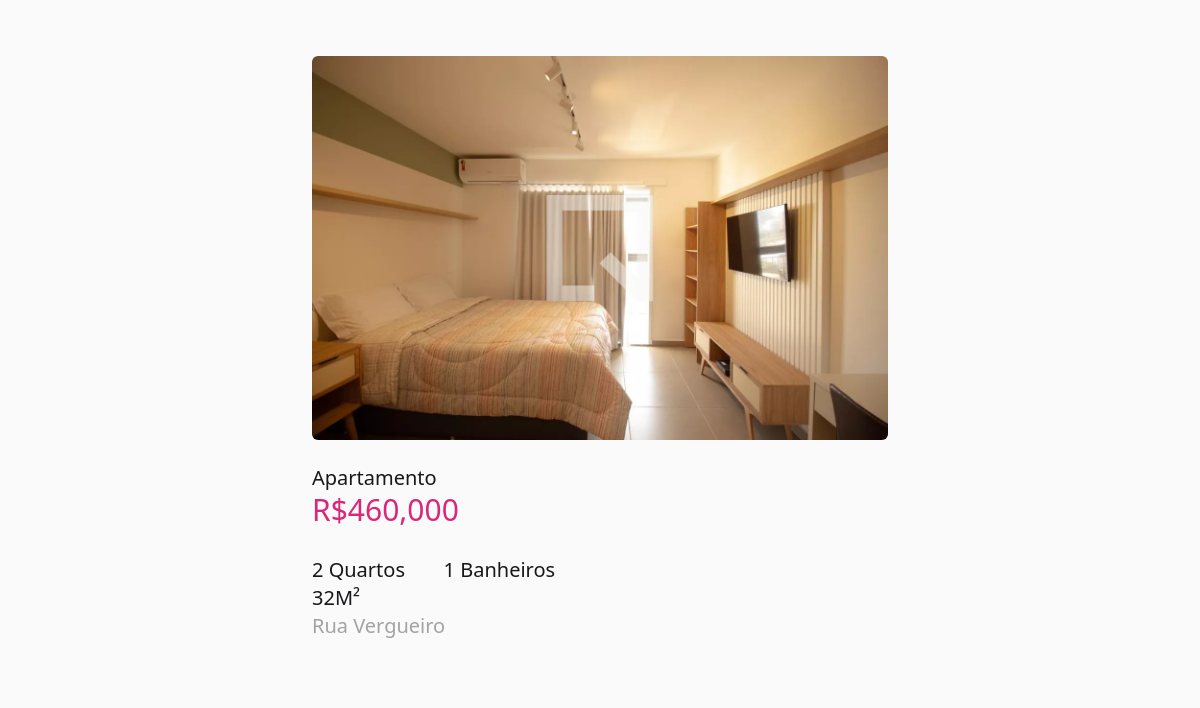
Page /3 on the committed database.
### app.py (models this page shows, shortened)
class Estate(db.Model):
    ownerId = db.Column(db.Integer)
    id = db.Column(db.Integer, primary_key=True)
    address = db.Column(db.String(100), nullable=False)
    price = db.Column(db.Integer, nullable=False)
    bedrooms = db.Column(db.Integer, nullable=False)
    bathrooms = db.Column(db.Integer, nullable=False)
    area = db.Column(db.Integer, nullable=False)
    type = db.Column(db.String(100), nullable=False)
    img_url = db.Column(db.String(100), nullable=True)

### app.py (the view)
@app.route("/<id>", methods=["GET"])
def show(id):
    try:
        imovel = Estate.query.get(id)
        imovel.price = "{:,}".format(imovel.price)
    except:
        return "erro ao encontrar imóvel"
    return render_template("singleEstate.html", estate=imovel)

### templates/singleEstate.html
{% extends 'base.html'%} {% block head %} <title>Hello</title> {%endblock%} {%
block body %}
<div class="flex items-center justify-center h-full m-4 bg-neutral-50">
  <div class="flex flex-col items-start justify-center p-6 m-4 text-xl rounded-lg  bg-neutral-50">
    <div class="flex justify-start w-full mb-6 ">
      {% if estate.img_url %}
      <img class="object-cover rounded-md estate-img max-h-96" src="{{ url_for('static', filename='images/' + estate.img_url) }}" alt="Estate Image">
      {% else %}
      <p>No Image Available</p>
      {% endif %}
    </div>
    <div class="flex flex-col items-start justify-start ">
      <p>{{estate.type}}</p>
      <h2 class="mb-3 text-3xl text-pink-600 text-">R${{ estate.price }}</h2>
    <div class="mt-4 columns-2 ">
      <p>{{estate.bedrooms}} Quartos</p>
      <p>{{estate.area}}M²</p>
      <p>{{estate.bathrooms}} Banheiros</p>
    </div>
    <p class="text-neutral-400">{{estate.address}}</p>
    </div>
</div>
{% endblock %}

### rows in the picture
Estate: img_url (picture), type "Apartamento", price "460,000", bedrooms "2", area "32", bathrooms "1", address "Rua Vergueiro"
